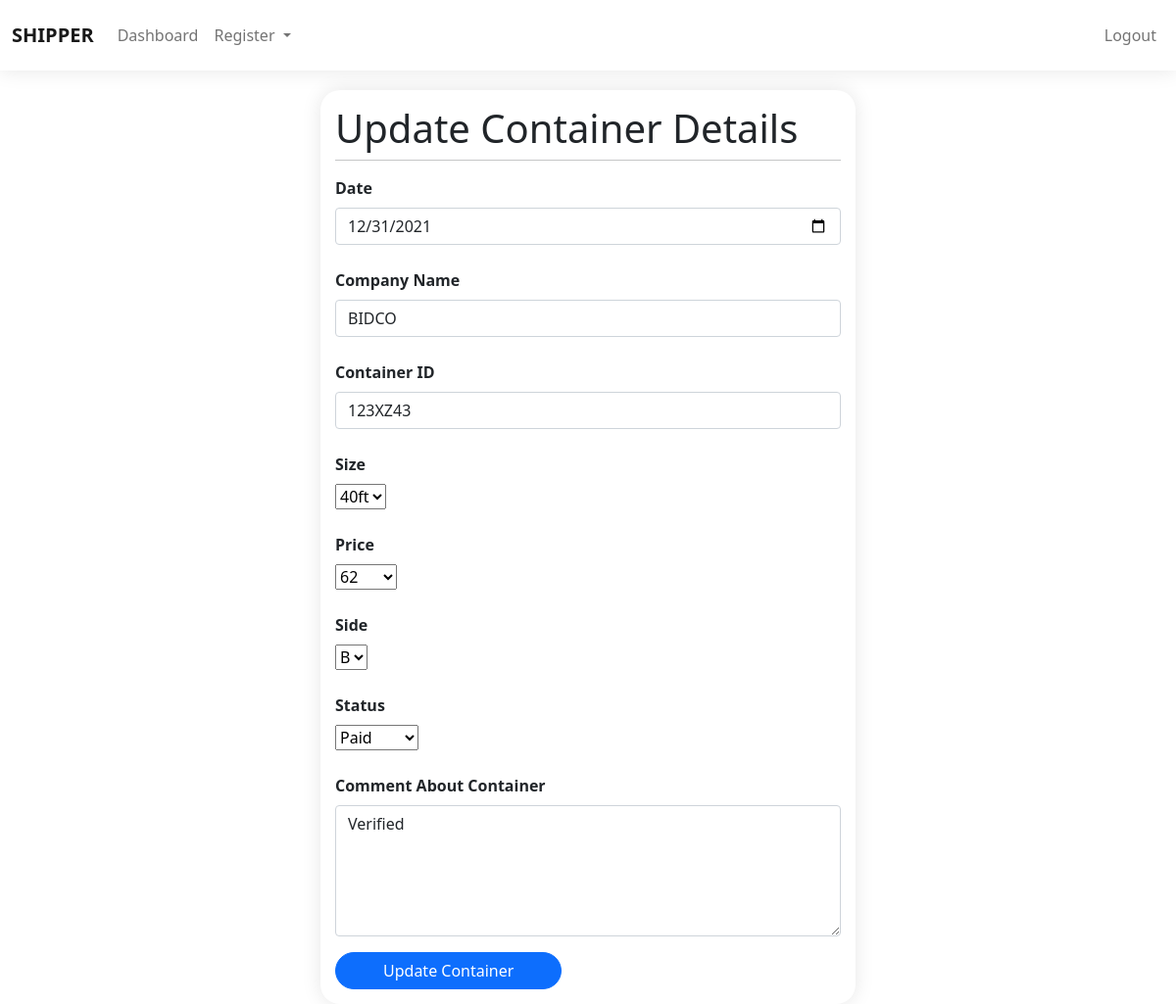
The app's page /ship/container/edit/5/ (signed in) with its own data.
### ship/models.py (models this page shows, shortened)
class Container(models.Model):
    PRICES = (
        ('112.5', '112.5'),
        ('62', '62')
    )
    SIDES = (
        ('A', 'A'),
        ('B', 'B'),
        ('C', 'C')
    )
    STATUS = (
        ('Pending', 'Pending'),
        ('Paid', 'Paid'),
        ('Free', 'Free')
    )
    SIZES = (
        ('40ft', '40ft'),
        ('20ft', '20ft'),
    )
    ship = models.ForeignKey(Ship, on_delete=models.SET_NULL, null=True, blank=True)
    date = models.DateField()
    company_name = models.CharField(max_length=200, blank=True, null=True)
    container_id = models.CharField(max_length=200, blank=True, null=True)
    size = models.CharField(max_length=200, choices=SIZES, default='40ft')
    price = models.CharField(max_length=200, choices=PRICES, default='112.5')
    side = models.CharField(max_length=200, choices=SIDES, default='A')
    status = models.CharField(max_length=200, choices=STATUS, default='Pending')
    comment = models.CharField(max_length=200, default='', blank=True, null=True)
    date_created = models.DateTimeField(auto_now_add=True)

### ship/views.py (the view, shortened to what this page needs)
# urls.py: path('container/edit/<str:container_id>/', editcontainer, name='editcontainer'),
@login_required(login_url='login')
def editcontainer(request, container_id):
    container = get_object_or_404(Container, id=container_id)
    containerform = CreateContainerForm(request.POST or None, request.FILES or None, instance=container)
    context = {
        'page': 'cont-reg',
        'containerform': containerform,
    }
    return render(request, template_name='admin_/shipment/editcontainer.html', context=context)

### ship/forms.py
class CreateContainerForm(forms.ModelForm):
    date = forms.CharField(
        widget=forms.TextInput(
            attrs={'class': 'form-control shadow-none', 'type': 'date'}),
        label='Date')
    company_name = forms.CharField(
        widget=forms.TextInput(
            attrs={'class': 'form-control shadow-none', 'type': 'text', 'placeholder': 'Company Name'}),
        label='Company Name')
    container_id = forms.CharField(
        widget=forms.TextInput(
            attrs={'class': 'form-control shadow-none', 'type': 'text', 'placeholder': 'Container ID'}),
        label='Container ID')
    comment = forms.CharField(
        widget=forms.Textarea(
            attrs={'class': 'form-control shadow-none', 'type': 'text', 'placeholder': 'Comment about container', 'rows': '5'}),
        label='Comment About Container')
    class Meta:
        model = Container
        fields = ['date', 'company_name', 'container_id', 'size', 'price', 'side', 'status', 'comment']

### templates/admin_/shipment/editcontainer.html (shortened to what this page needs)
{% extends './../components/base.html' %}
{% load static %}
{% block content %}
  <div class="container">
    <div class="row">
      <div class="col-md-6 offset-md-3">
        <div class="form-holder">
          <h1>Update Container Details</h1>
          <hr class="dropdown-divider">
          <form method="POST">
            {% for field in containerform %}
                <div class="mb-3">
                    <label for="{{ field.id_for_label }}" class="my-2"><strong>{{field.label}}</strong></label>
                    {{field}}
                </div>
            {% endfor %}
            <button type="submit" class="btn btn-primary rounded-pill px-5">Update Container</button>
          </form>
        </div>
      </div>
    </div>
  </div>
{% endblock content %}

### static/css/style.css (style rules this page uses)
.form-holder, .common-card { border-radius: 20px; background: #fff; padding: 15px; box-shadow: 0px 0px 20px rgba(0, 0, 0, 0.1); margin-top: 20px; }

### records on screen
Container: containerform "12/31/2021" "BIDCO" "123XZ43" "40ft" "62" "B" "Paid" "Verified"

### other values on screen
{{ field.label }} "Date" "Company Name" "Container ID" "Size" "Price" "Side" "Status" "Comment About Container"
